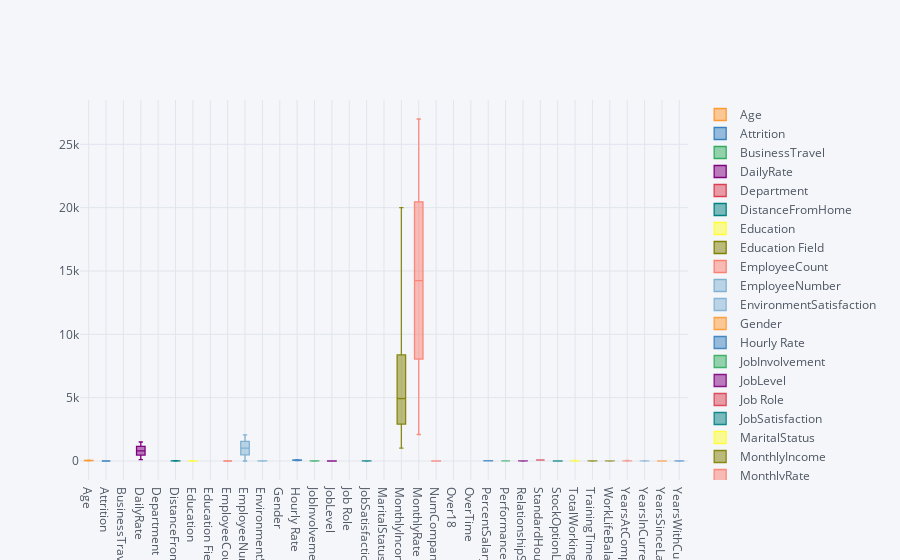

Here is the notebook cell this chart was saved with:
### Code cell
#Shows the median, max and min values for all the variables
data.iplot(kind='box')

### Figure 1 — Plotly figure (JSON) as saved in the notebook; plotly's stock layout.template omitted (floating-point values rounded to 4 significant figures; data arrays with more than 128 entries replaced by an {"elided": "..."} marker saying what was removed)
{"data": [{"boxpoints": false, "line": {"width": 1.3}, "marker": {"color": "rgba(255, 153, 51, 1.0)"}, "name": "Age", "type": "box", "y": {"elided": "1470 int values"}}, {"boxpoints": false, "line": {"width": 1.3}, "marker": {"color": "rgba(55, 128, 191, 1.0)"}, "name": "Attrition", "type": "box", "y": {"elided": "1470 int values"}}, {"boxpoints": false, "line": {"width": 1.3}, "marker": {"color": "rgba(50, 171, 96, 1.0)"}, "name": "BusinessTravel", "type": "box", "y": {"elided": "1470 str values"}}, {"boxpoints": false, "line": {"width": 1.3}, "marker": {"color": "rgba(128, 0, 128, 1.0)"}, "name": "DailyRate", "type": "box", "y": {"elided": "1470 int values"}}, {"boxpoints": false, "line": {"width": 1.3}, "marker": {"color": "rgba(219, 64, 82, 1.0)"}, "name": "Department", "type": "box", "y": {"elided": "1470 str values"}}, {"boxpoints": false, "line": {"width": 1.3}, "marker": {"color": "rgba(0, 128, 128, 1.0)"}, "name": "DistanceFromHome", "type": "box", "y": {"elided": "1470 int values"}}, {"boxpoints": false, "line": {"width": 1.3}, "marker": {"color": "rgba(255, 255, 51, 1.0)"}, "name": "Education", "type": "box", "y": {"elided": "1470 int values"}}, {"boxpoints": false, "line": {"width": 1.3}, "marker": {"color": "rgba(128, 128, 0, 1.0)"}, "name": "Education Field", "type": "box", "y": {"elided": "1470 str values"}}, {"boxpoints": false, "line": {"width": 1.3}, "marker": {"color": "rgba(251, 128, 114, 1.0)"}, "name": "EmployeeCount", "type": "box", "y": {"elided": "1470 int values"}}, {"boxpoints": false, "line": {"width": 1.3}, "marker": {"color": "rgba(128, 177, 211, 1.0)"}, "name": "EmployeeNumber", "type": "box", "y": {"elided": "1470 int values"}}, {"boxpoints": false, "line": {"width": 1.3}, "marker": {"color": "rgba(128, 177, 211, 0.89999999999999991)"}, "name": "EnvironmentSatisfaction", "type": "box", "y": {"elided": "1470 int values"}}, {"boxpoints": false, "line": {"width": 1.3}, "marker": {"color": "rgba(255, 153, 51, 0.89999999999999991)"}, "name": "Gender", "type": "box", "y": {"elided": "1470 str values"}}, {"boxpoints": false, "line": {"width": 1.3}, "marker": {"color": "rgba(55, 128, 191, 0.89999999999999991)"}, "name": "Hourly Rate", "type": "box", "y": {"elided": "1470 int values"}}, {"boxpoints": false, "line": {"width": 1.3}, "marker": {"color": "rgba(50, 171, 96, 0.89999999999999991)"}, "name": "JobInvolvement", "type": "box", "y": {"elided": "1470 int values"}}, {"boxpoints": false, "line": {"width": 1.3}, "marker": {"color": "rgba(128, 0, 128, 0.89999999999999991)"}, "name": "JobLevel", "type": "box", "y": {"elided": "1470 int values"}}, {"boxpoints": false, "line": {"width": 1.3}, "marker": {"color": "rgba(219, 64, 82, 0.89999999999999991)"}, "name": "Job Role", "type": "box", "y": {"elided": "1470 str values"}}, {"boxpoints": false, "line": {"width": 1.3}, "marker": {"color": "rgba(0, 128, 128, 0.89999999999999991)"}, "name": "JobSatisfaction", "type": "box", "y": {"elided": "1470 int values"}}, {"boxpoints": false, "line": {"width": 1.3}, "marker": {"color": "rgba(255, 255, 51, 0.89999999999999991)"}, "name": "MaritalStatus", "type": "box", "y": {"elided": "1470 str values"}}, {"boxpoints": false, "line": {"width": 1.3}, "marker": {"color": "rgba(128, 128, 0, 0.89999999999999991)"}, "name": "MonthlyIncome", "type": "box", "y": {"elided": "1470 int values"}}, {"boxpoints": false, "line": {"width": 1.3}, "marker": {"color": "rgba(251, 128, 114, 0.89999999999999991)"}, "name": "MonthlyRate", "type": "box", "y": {"elided": "1470 int values"}}, {"boxpoints": false, "line": {"width": 1.3}, "marker": {"color": "rgba(251, 128, 114, 0.79999999999999982)"}, "name": "NumCompaniesWorked", "type": "box", "y": {"elided": "1470 int values"}}, {"boxpoints": false, "line": {"width": 1.3}, "marker": {"color": "rgba(128, 177, 211, 0.79999999999999982)"}, "name": "Over18", "type": "box", "y": {"elided": "1470 str values"}}, {"boxpoints": false, "line": {"width": 1.3}, "marker": {"color": "rgba(255, 153, 51, 0.79999999999999982)"}, "name": "OverTime", "type": "box", "y": {"elided": "1470 str values"}}, {"boxpoints": false, "line": {"width": 1.3}, "marker": {"color": "rgba(55, 128, 191, 0.79999999999999982)"}, "name": "PercentSalaryHike", "type": "box", "y": {"elided": "1470 int values"}}, {"boxpoints": false, "line": {"width": 1.3}, "marker": {"color": "rgba(50, 171, 96, 0.79999999999999982)"}, "name": "PerformanceRating", "type": "box", "y": {"elided": "1470 int values"}}, {"boxpoints": false, "line": {"width": 1.3}, "marker": {"color": "rgba(128, 0, 128, 0.79999999999999982)"}, "name": "RelationshipSatisfaction", "type": "box", "y": {"elided": "1470 int values"}}, {"boxpoints": false, "line": {"width": 1.3}, "marker": {"color": "rgba(219, 64, 82, 0.79999999999999982)"}, "name": "StandardHours", "type": "box", "y": {"elided": "1470 int values"}}, {"boxpoints": false, "line": {"width": 1.3}, "marker": {"color": "rgba(0, 128, 128, 0.79999999999999982)"}, "name": "StockOptionLevel", "type": "box", "y": {"elided": "1470 int values"}}, {"boxpoints": false, "line": {"width": 1.3}, "marker": {"color": "rgba(255, 255, 51, 0.79999999999999982)"}, "name": "TotalWorkingYears", "type": "box", "y": {"elided": "1470 int values"}}, {"boxpoints": false, "line": {"width": 1.3}, "marker": {"color": "rgba(128, 128, 0, 0.79999999999999982)"}, "name": "TrainingTimesLastYear", "type": "box", "y": {"elided": "1470 int values"}}, {"boxpoints": false, "line": {"width": 1.3}, "marker": {"color": "rgba(128, 128, 0, 0.69999999999999996)"}, "name": "WorkLifeBalance", "type": "box", "y": {"elided": "1470 int values"}}, {"boxpoints": false, "line": {"width": 1.3}, "marker": {"color": "rgba(251, 128, 114, 0.69999999999999996)"}, "name": "YearsAtCompany", "type": "box", "y": {"elided": "1470 int values"}}, {"boxpoints": false, "line": {"width": 1.3}, "marker": {"color": "rgba(128, 177, 211, 0.69999999999999996)"}, "name": "YearsInCurrentRole", "type": "box", "y": {"elided": "1470 int values"}}, {"boxpoints": false, "line": {"width": 1.3}, "marker": {"color": "rgba(255, 153, 51, 0.69999999999999996)"}, "name": "YearsSinceLastPromotion", "type": "box", "y": {"elided": "1470 int values"}}, {"boxpoints": false, "line": {"width": 1.3}, "marker": {"color": "rgba(55, 128, 191, 0.69999999999999996)"}, "name": "YearsWithCurrManager", "type": "box", "y": {"elided": "1470 int values"}}], "layout": {"legend": {"bgcolor": "#F5F6F9", "font": {"color": "#4D5663"}}, "paper_bgcolor": "#F5F6F9", "plot_bgcolor": "#F5F6F9", "titlefont": {"color": "#4D5663"}, "xaxis1": {"gridcolor": "#E1E5ED", "showgrid": true, "tickfont": {"color": "#4D5663"}, "title": "", "titlefont": {"color": "#4D5663"}, "zerolinecolor": "#E1E5ED"}, "yaxis1": {"gridcolor": "#E1E5ED", "showgrid": true, "tickfont": {"color": "#4D5663"}, "title": "", "titlefont": {"color": "#4D5663"}, "zerolinecolor": "#E1E5ED"}}}
